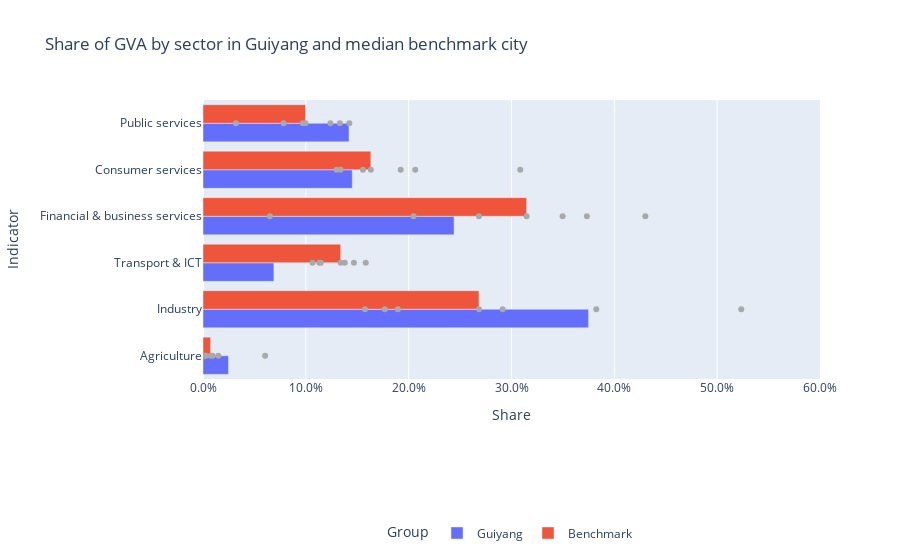

Notebook cell for this chart:
### Code cell
if city in oxford_full['Location'].values:
        oxford_gva_inequality_plot()
else:
        print("City is not in oxford economics")

### Figure 1 — Plotly figure (JSON) as saved in the notebook; plotly's stock layout.template omitted (floating-point values rounded to 4 significant figures)
{"data": [{"alignmentgroup": "True", "hovertemplate": "Group=Guiyang<br>Share=%{x}<br>Indicator=%{y}<extra></extra>", "legendgroup": "Guiyang", "marker": {"color": "#636efa", "pattern": {"shape": ""}}, "name": "Guiyang", "offsetgroup": "Guiyang", "orientation": "h", "showlegend": true, "textposition": "auto", "type": "bar", "x": [0.02481, 0.375, 0.06894, 0.2441, 0.1452, 0.142], "xaxis": "x", "y": [" Agriculture", " Industry", " Transport & ICT", " Financial & business services", " Consumer services", " Public services"], "yaxis": "y"}, {"alignmentgroup": "True", "hovertemplate": "Group=Benchmark<br>Share=%{x}<br>Indicator=%{y}<extra></extra>", "legendgroup": "Benchmark", "marker": {"color": "#EF553B", "pattern": {"shape": ""}}, "name": "Benchmark", "offsetgroup": "Benchmark", "orientation": "h", "showlegend": true, "textposition": "auto", "type": "bar", "x": [0.007419, 0.2684, 0.1339, 0.3147, 0.1632, 0.09969], "xaxis": "x", "y": [" Agriculture", " Industry", " Transport & ICT", " Financial & business services", " Consumer services", " Public services"], "yaxis": "y"}, {"marker": {"color": "darkgrey"}, "mode": "markers", "name": "Beijing", "showlegend": false, "type": "scatter", "x": [0.002644, 0.1576, 0.1468, 0.4301, 0.1298, 0.1331], "y": [" Agriculture", " Industry", " Transport & ICT", " Financial & business services", " Consumer services", " Public services"]}, {"marker": {"color": "darkgrey"}, "mode": "markers", "name": "Guangzhou", "showlegend": false, "type": "scatter", "x": [0.007419, 0.2914, 0.1339, 0.3147, 0.1555, 0.097], "y": [" Agriculture", " Industry", " Transport & ICT", " Financial & business services", " Consumer services", " Public services"]}, {"marker": {"color": "darkgrey"}, "mode": "markers", "name": "Shanghai", "showlegend": false, "type": "scatter", "x": [0.002224, 0.2684, 0.1146, 0.3733, 0.1632, 0.07832], "y": [" Agriculture", " Industry", " Transport & ICT", " Financial & business services", " Consumer services", " Public services"]}, {"marker": {"color": "darkgrey"}, "mode": "markers", "name": "Taiyuan", "showlegend": false, "type": "scatter", "x": [0.009211, 0.3825, 0.1065, 0.2683, 0.1338, 0.09969], "y": [" Agriculture", " Industry", " Transport & ICT", " Financial & business services", " Consumer services", " Public services"]}, {"marker": {"color": "darkgrey"}, "mode": "markers", "name": "Mandalay", "showlegend": false, "type": "scatter", "x": [0.01489, 0.5234, 0.1583, 0.06502, 0.2064, 0.032], "y": [" Agriculture", " Industry", " Transport & ICT", " Financial & business services", " Consumer services", " Public services"]}, {"marker": {"color": "darkgrey"}, "mode": "markers", "name": "Kathmandu", "showlegend": false, "type": "scatter", "x": [0.06043, 0.1895, 0.1131, 0.2047, 0.3085, 0.1238], "y": [" Agriculture", " Industry", " Transport & ICT", " Financial & business services", " Consumer services", " Public services"]}, {"marker": {"color": "darkgrey"}, "mode": "markers", "name": "St Petersburg", "showlegend": false, "type": "scatter", "x": [0.001074, 0.1768, 0.1379, 0.3497, 0.1922, 0.1423], "y": [" Agriculture", " Industry", " Transport & ICT", " Financial & business services", " Consumer services", " Public services"]}], "layout": {"autosize": true, "barmode": "group", "legend": {"orientation": "h", "title": {"text": "Group"}, "tracegroupgap": 0, "x": 0.5, "xanchor": "center", "y": -0.5, "yanchor": "top"}, "showlegend": true, "title": {"text": "Share of GVA by sector in Guiyang and median benchmark city"}, "xaxis": {"anchor": "y", "domain": [0, 1], "range": [0, 0.6], "tickformat": ".1%", "title": {"text": "Share"}}, "yaxis": {"anchor": "x", "domain": [0, 1], "tickangle": 0, "title": {"text": "Indicator"}}}}
